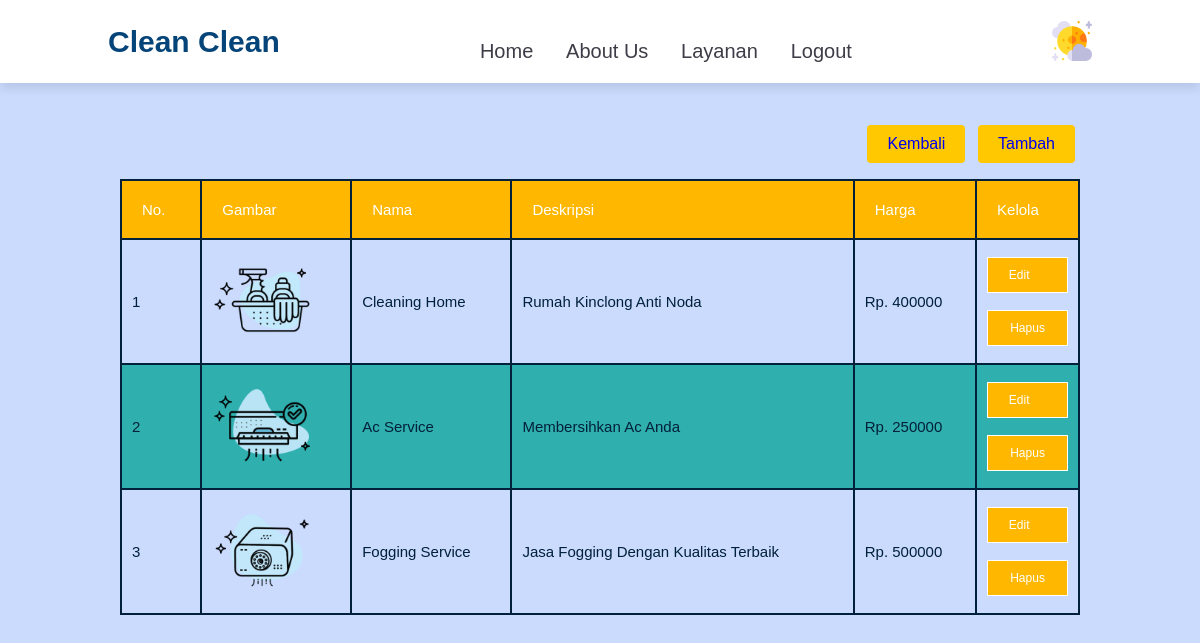
/views/kelola_jasa.php (signed in), run on the app's committed database.
### tables this page shows
CREATE TABLE `produk` (
  `id_jasa` int(11) NOT NULL,
  `nama` varchar(255) NOT NULL,
  `deskripsi` text NOT NULL,
  `harga` int(11) NOT NULL,
  `gambar` varchar(255) NOT NULL
);

### views/kelola_jasa.php (the view, shortened to what this page needs)
<?php include('koneksi.php');
?>
<!DOCTYPE html>
<html lang="en">
<head>
    <link rel="stylesheet" href="../style/style2.css">
    <link rel="stylesheet" href="../style/style1.css">
</head>
<body>
    <header>
        <a href="#" class="logo">Clean Clean</a>
        <nav class="navbar">
            <a class="btn"  href="../views/index.php">home</a>
            <a class="btn" href="../views/index.php">about us</a>
            <a class="btn" href="../views/index.php">layanan</a>
            <?php if(!isset($_SESSION['login'])) {?>
                <a class="btn" href="../views/login.php">Login</a>
            <?php } else {?>
                <a class="btn" href="logout.php">Logout</a>
            <?php } ?>
        </nav>
        <div class="mode">
            <img src="../images/moon.png" id="icon">
        </div>
    </header>
        <div class="crud">
                <div class="btn-kelola">
                    <button> <a href="index.php">Kembali</a> </button>
                    <button> <a href="tambahjasa.php">Tambah</a> </button>
                </div>
            <table>
                <thead>
                    <tr>
                        <th> No. </th>
                        <th> Gambar </th>
                        <th> Nama </th>
                        <th> Deskripsi </th>
                        <th> Harga </th>
                        <th colspan="2"> Kelola </th>
                    </tr>
                </thead>
                <?php
                    if (isset($_GET["search"])) {
                        $keyword = $_GET["cari"];
                    }
                    else {
                        $result = mysqli_query(
                                    $koneksi, "SELECT * FROM produk");
                    }
                    $products = [];
                    while ($row = mysqli_fetch_assoc($result)) {
                        $products[] = $row;
                    }
                    $i = 1;
                    foreach ($products as $product):
                ?>
                <tr>
                    <td> <?php echo $i ;?> </td>
                    <td> <img src="../images/data_jasa/<?= $product["gambar"] ?>" width="100px" alt=""> </td>
                    <td> <?php echo $product['nama'] ;?> </td>
                    <td> <?php echo $product['deskripsi'] ;?> </td>
                    <td> Rp. <?php echo $product['harga'] ;?> </td>
                    <td>
                        <a href="edit_produk.php?id=<?php echo $product['id_jasa']; ?>">Edit &nbsp;&nbsp;&nbsp;&nbsp;</a>
                        <a href="hapus_produk.php?id=<?php echo $product['id_jasa']; ?>" onclick="return confirm('Anda yakin ingin hapus data ini?')">Hapus</a>
                    </td>
                </tr>
                <?php
                    $i++;
                    endforeach;
                ?>
            </table>
        </div>
</body>
</html>

### style/style2.css (style rules this page uses)
* { font-weight: 400; }
:root { --blue:#012039; --primary-color: #cadbfd; --secondary--color: #fff; --text-color: #121212; }
body { background-color: var(--primary-color);; color: var(--blue); }
table { border: 1px solid var(--blue); border-collapse: collapse; border-spacing: 0; width: 80%; margin: 10px auto; }
table thead th { background-color: rgb(255, 183, 0); border: 2px solid var(--blue); color: #ffffff; padding: 20px; text-align: left; font-size: 15px; }
table tbody td { margin-top: 500px; border: 2px solid var(--blue); color: var(--blue); padding: 10px; font-size: 15px; }
table tbody a { background-color: rgb(255, 183, 0); color: #ffff; padding: 10px; font-size: 12px; text-decoration: none; border: 1px solid; display: flex; align-items: center; justify-content: center; }
tbody tr:nth-child(even) { background-color: rgb(48, 175, 175); }
.btn-kelola { margin-top: 80px; text-align: right; margin-right: 100px; padding: 20px; padding-bottom: 1px; }
button { background-color: rgb(255, 183, 0); color: var(--blue); padding: 10px; font-size: 12px; border: 0; margin: 5px; }

### style/style1.css (style rules this page uses)
:root { --blue:#012039; --primary-color: #cadbfd; --secondary--color: #fff; --text-color: #121212; }
* { margin: 0; padding: 0; box-sizing: border-box; font-family: Verdana, Geneva, Tahoma, sans-serif; outline: none; border: none; text-decoration: none; text-transform: capitalize; transition: .2s linear; }
html { font-size: 62.5%; scroll-behavior: smooth; scroll-padding-top: 6rem; overflow-x: hidden; }
.btn { display: inline-block; margin-top: 2rem; border-radius: 5rem; background: var(--secondary--color); color: var(--blue); padding: .9rem 3.5rem; cursor: pointer; font-size: 1.7rem; }
header { position: fixed; top: 0; left: 0; right: 0; background: var(--secondary--color); padding: 2rem 9%; display: flex; align-items: center; justify-content: space-between; z-index: 1000; box-shadow: 0 .5rem 1rem rgba(0, 0, 0, .1); }
header .logo { font-size: 3rem; color: #044478; font-weight: bolder; }
header .navbar a { font-size: 2rem; padding: 0 1.5rem; color: #3e3c46; }
header .mode img { width: 40px; }
img { max-width: 100%; height: auto; }
body { background-color: var(--primary-color); }
button { background-color: #ffc801; color: #fff; padding: 10px 20px; border: none; border-radius: 4px; cursor: pointer; font-size: 16px; }

### data on the page
produk: gambar (picture), nama "Cleaning Home", deskripsi "Rumah Kinclong Anti Noda", harga "400000"
produk: gambar (picture), nama "Ac Service", deskripsi "Membersihkan Ac Anda", harga "250000"
produk: gambar (picture), nama "Fogging Service", deskripsi "Jasa Fogging Dengan Kualitas Terbaik", harga "500000"
